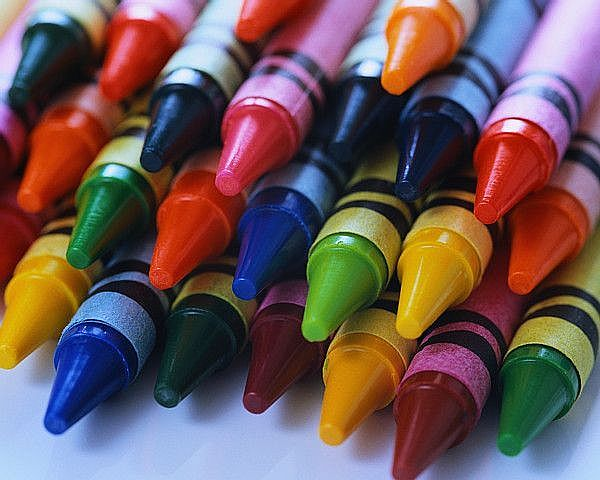
#> input picture laboratory/lab-1/src/sample.jpg, 600 x 480 px, found by its file name
$ python lab_1_session_1_code.py
#> lines starting #> are read from the running program, lines starting #| are printed output that depends on the picture; after the words box and inside, x2 and y2 are one past the last pixel; in counts of white or black regions, pixels touching at a corner belong together
import cv2 as cv
import numpy as np

#  --- Loading images and basics ---

img = cv.imread("sample.jpg")
#> img is the input picture: shape (480, 600, 3); mean B, G, R 87.5, 86.5, 109.2
cv.imshow("RGB Image", img)
cv.waitKey(0)
cv.destroyAllWindows() # Waitkey function stops the program from going forward, destroy all window closes the image as well once you press a button. Without this all of the windows will be at the monitor. So its better to use this after waitkey.
print(img.shape)
#| (480, 600, 3)
print(img.dtype)
#| uint8

# --- Splitting channels

# b_img, g_img, r_img each now has one channel each from the original image
# you can also use b_img = img[:, :, 0] (Use 1 and 2 for Green and Red)
b_img, g_img, r_img = cv.split(img)
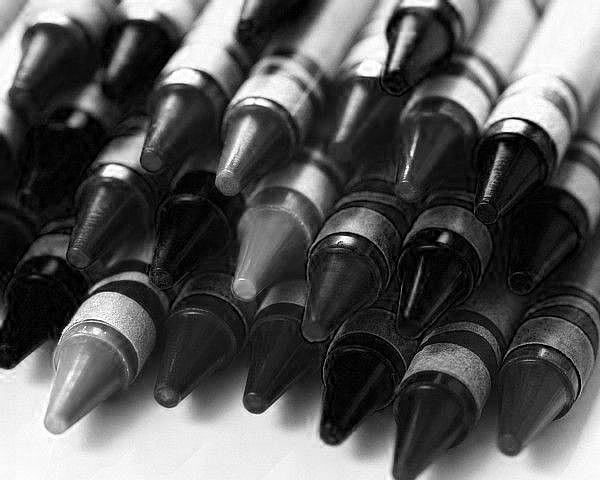
#> b_img: shape (480, 600); min 0, max 255, mean 87.5
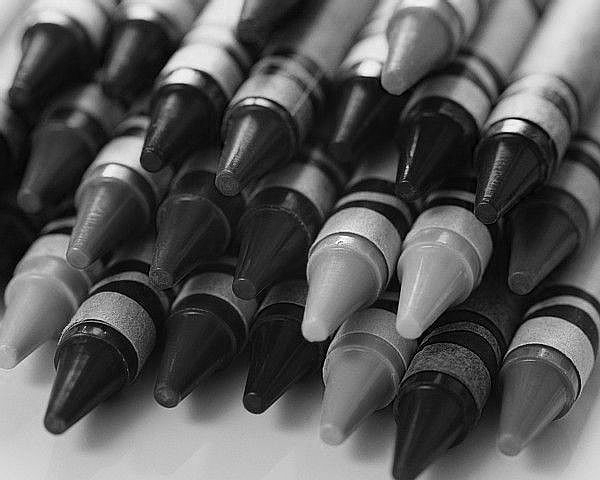
#> g_img: shape (480, 600); min 0, max 255, mean 86.5
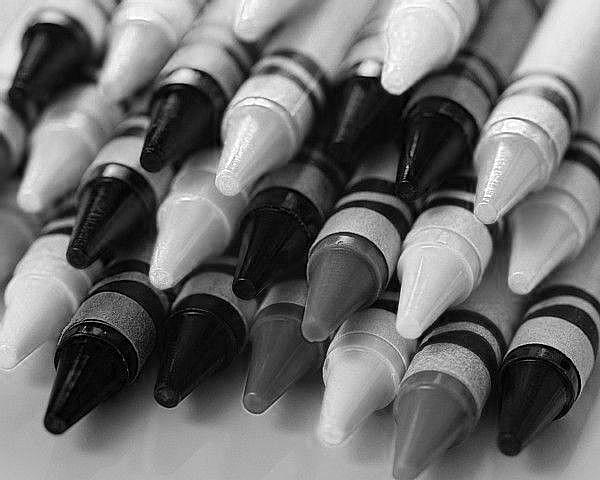
#> r_img: shape (480, 600); min 0, max 255, mean 109.2


# We can recreate the original image using these channels using merge

recreated_image = cv.merge((b_img, g_img, r_img))
cv.imshow("Recreated image", recreated_image)
cv.waitKey(0)
cv.destroyAllWindows()

# --- Grayscale ---

img_gray = cv.cvtColor(img, cv.COLOR_BGR2GRAY)
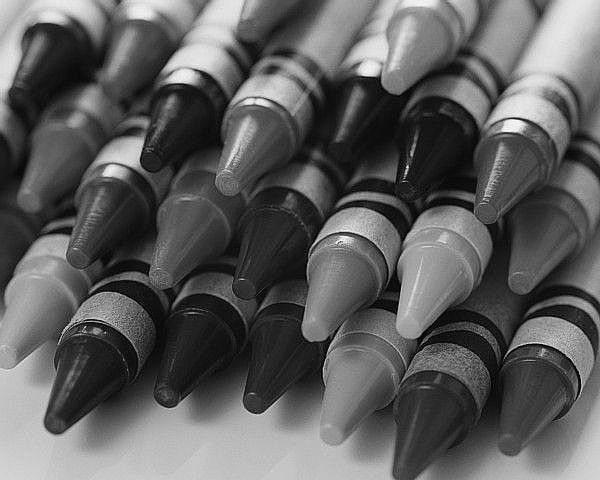
#> img_gray: shape (480, 600); min 0, max 253, mean 93.4
cv.imshow("Grayscale", img_gray)
cv.waitKey(0)
cv.destroyAllWindows()
print(img_gray.shape)
#| (480, 600)
print(img_gray.dtype)
#| uint8


# Access the RGB pixel located at x=50, y=100, Keep in mind that
# OpenCV stores images in BGR order rather than RGB

b_pixel, g_pixel, r_pixel = img[100, 50]
#> b_pixel = 23; g_pixel = 19; r_pixel = 30
print("B={}, G={}, R={}".format(b_pixel, g_pixel, r_pixel))
#| B=23, G=19, R=30

# Extract ROI / ROI = Region of interest, its like a patch in the image
roi = img[50:180, 20:300]
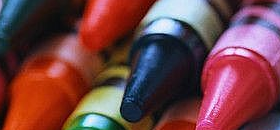
#> roi: shape (130, 280, 3); mean B, G, R 69.3, 65.8, 113.1
cv.imshow("roi", roi)
cv.destroyAllWindows()
cv.waitKey(0)

# Numpy is a optimized library for fast array calculations.
# So simply accessing each and every pixel values and modifying it will be very slow and it is discouraged.

# accessing RED value
print(img.item(10,10,2))
#| 212

# modifying RED value / better way of accessing
img.itemset((10,10,2),100)
#> img: shape (480, 600, 3); under 0.01% of pixels changed, all inside (x1, y1, x2, y2) = (10, 10, 11, 11)
print(img.item(10,10,2))
#| 100

# Example of clipping due to overflow

x = np.uint8([250])
y = np.uint8([10])
print(cv.add(x,y)) # 250+10 = 260 => 255
print(x+y)          # 250+10 = 260 % 256 = 4

# Filters in OpenCV
# The kernel is the window you slide across your image. The filter2d function
# does the job for you. You dont need separate for loops to do this for you.

kernel = np.array([[0, -1, 0],
                   [-1, 5, -1],
                   [0, -1, 0]], np.float32)

img_mod = cv.filter2D(img, -1, kernel) # Here the 2nd argument is for image depth, -1  means destination image has depth same as input
cv.imshow("Sharpened", img_mod)
cv.waitKey(0)
cv.destroyAllWindows()

# Try the box filter? Or blurring?

kernel_2 = np.array([[1, 1, 1],
                    [1, 1, 1],
                    [1, 1, 1]], np.float32)

box_blurred = cv.filter2D(img, -1, kernel_2/9)
cv.imshow("blurred", box_blurred)
cv.waitKey(0)
cv.destroyAllWindows()

gaussian_blurred = cv.GaussianBlur(img, (3,3), 0)
cv.imshow("Blurred", gaussian_blurred)
cv.waitKey(0)
cv.destroyAllWindows()

# To see the both image side by side, you can use numpy, there are other ways too. Hstack means horizontal stack. You can use vstack. Which will position the images one under the other
blurry_merged = np.hstack((box_blurred, gaussian_blurred))
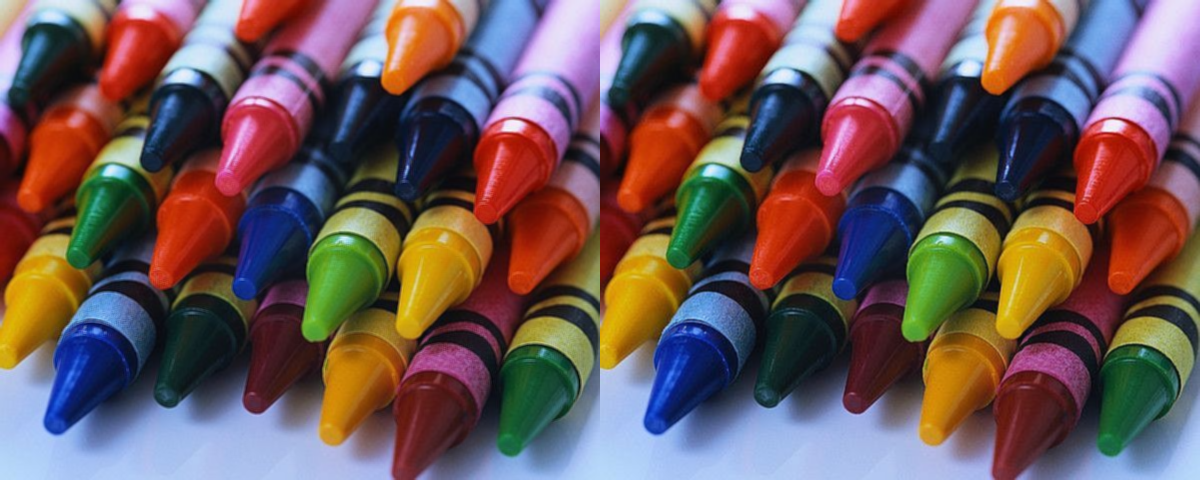
#> blurry_merged: shape (480, 1200, 3); mean B, G, R 87.5, 86.5, 109.2
cv.imshow("Side by side image", blurry_merged)
cv.waitKey(0)
cv.destroyAllWindows()

# --- TASK ---

blank_img = np.zeros((100, 100))
cv.imshow("Blank image", blank_img)
cv.waitKey(0)
blank_img.itemset((50, 50), 255)
cv.imshow("Blank image 2", blank_img)
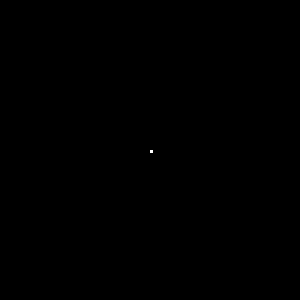
#> window 'Blank image 2': shape (100, 100) (shown 3 times larger); 0.01% white in thin lines or dots, all inside (x1, y1, x2, y2) = (50, 50, 51, 51)
cv.waitKey(0)
cv.destroyAllWindows()

box_filter = np.array([[1, 1, 1],
                        [1, 1, 1],
                        [1, 1, 1]], np.uint8)
blank_img_blurred = cv.filter2D(blank_img, -1, box_filter/9)
cv.imshow("Blurred", blank_img)
cv.waitKey(0)
cv.destroyAllWindows()

cv.GaussianBlur(blank_img, (3,3), 0, blank_img)
cv.imshow("Blurred", blank_img)
cv.waitKey(0)
cv.destroyAllWindows()
